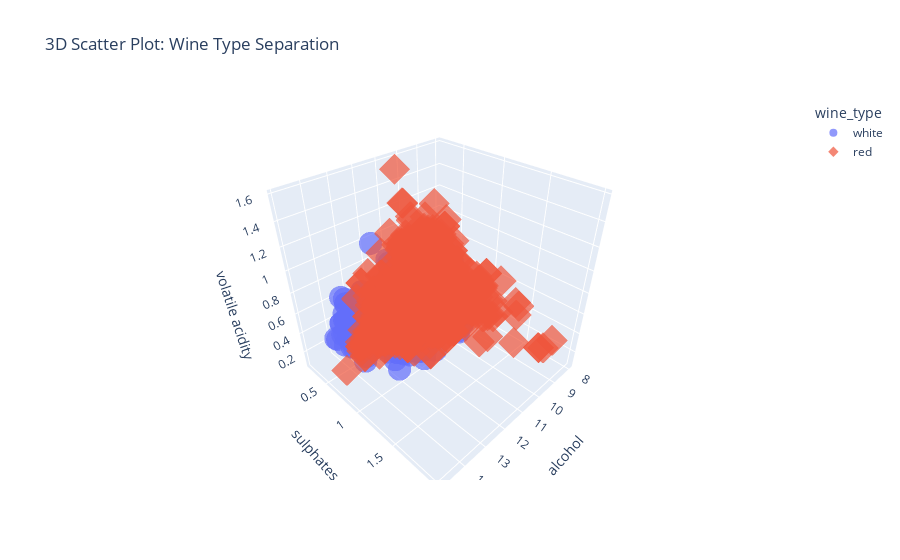

Notebook cell for this chart:
### Code cell
fig.show()

### Figure 1 — Plotly figure (JSON) as saved in the notebook; plotly's stock layout.template omitted (floating-point values rounded to 4 significant figures; data arrays with more than 128 entries replaced by an {"elided": "..."} marker saying what was removed)
{"data": [{"hovertemplate": "wine_type=white<br>alcohol=%{x}<br>sulphates=%{y}<br>volatile acidity=%{z}<extra></extra>", "legendgroup": "white", "marker": {"color": "#636efa", "opacity": 0.7, "symbol": "circle"}, "mode": "markers", "name": "white", "scene": "scene", "showlegend": true, "type": "scatter3d", "x": {"elided": "4898 float values"}, "y": {"elided": "4898 float values"}, "z": {"elided": "4898 float values"}}, {"hovertemplate": "wine_type=red<br>alcohol=%{x}<br>sulphates=%{y}<br>volatile acidity=%{z}<extra></extra>", "legendgroup": "red", "marker": {"color": "#EF553B", "opacity": 0.7, "symbol": "diamond"}, "mode": "markers", "name": "red", "scene": "scene", "showlegend": true, "type": "scatter3d", "x": {"elided": "1599 float values"}, "y": {"elided": "1599 float values"}, "z": {"elided": "1599 float values"}}], "layout": {"legend": {"title": {"text": "wine_type"}, "tracegroupgap": 0}, "scene": {"domain": {"x": [0, 1], "y": [0, 1]}, "xaxis": {"title": {"text": "alcohol"}}, "yaxis": {"title": {"text": "sulphates"}}, "zaxis": {"title": {"text": "volatile acidity"}}}, "title": {"text": "3D Scatter Plot: Wine Type Separation"}}}
